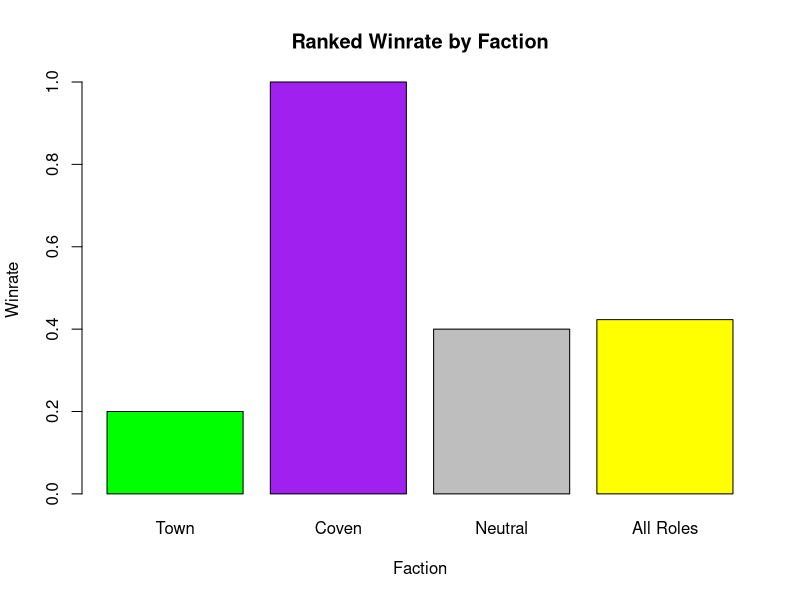
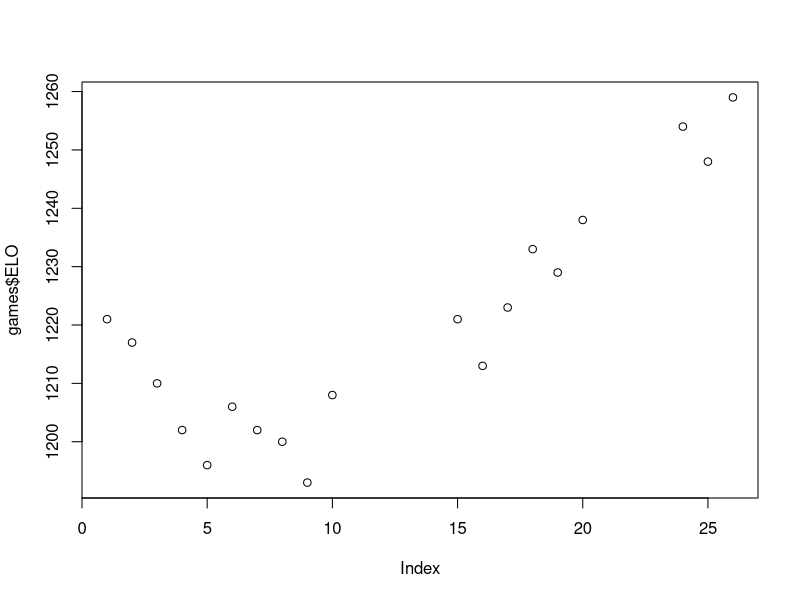
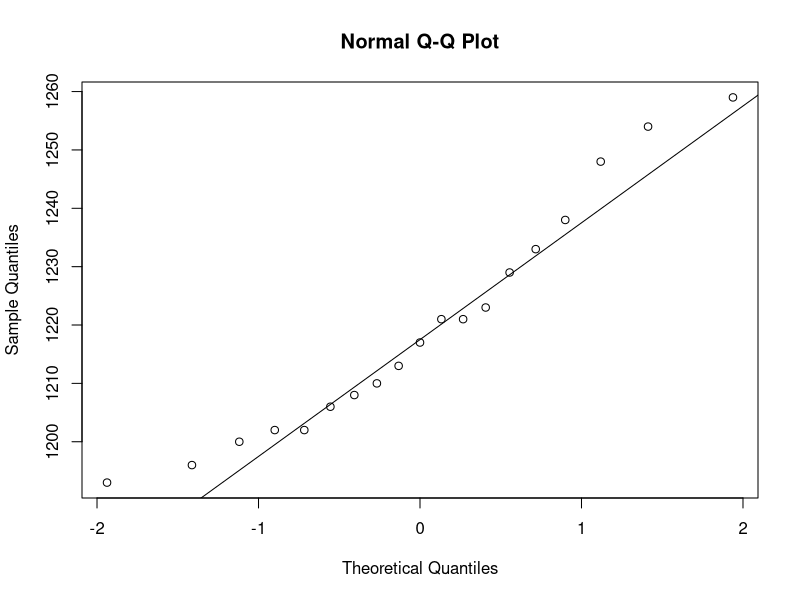

These figures' R source, in order:
setwd("C:/Users/jzlin/OneDrive/Documents/TOWN OF SALEM 2")

games <- read.csv("./tos_ranked - game_logs.csv")


ti_roles <- c("Coroner","Investigator","Lookout","Psychic","Seer","Sheriff","Spy","Tracker")
tp_roles <- c("Bodyguard","Cleric","Crusader","Trapper")
tpow_roles <- c("Jailor","Mayor","Monarch","Prosecutor")
tk_roles <- c("Deputy","Trickster","Veteran","Vigilante")
ts_roles <- c("Admirer","Amnesiac","Retributionist","Tavern Keeper")
town_roles <- c(ti_roles,tp_roles,tk_roles,ts_roles,tpow_roles)

cd_roles <- c("Dreamweaver","Enchanter","Illusionist","Medusa")
ck_roles <- c("Conjurer","Jinx","Ritualist")
cpow_roles <- c("Coven Leader","Hex Master","Witch")
cu_roles <- c("Necromancer","Poisoner","Potion Master","Voodoo Master","Wildling")
cov_roles <- c(cd_roles,ck_roles,cpow_roles,cu_roles)

na_roles <- c("Baker","Berserker","Plaguebearer","Soul Collector")
nk_roles <- c("Arsonist","Serial Killer","Shroud","Werewolf")
ne_roles <- c("Doomsayer","Executioner","Jester")
neut_roles <- c(na_roles,nk_roles,ne_roles)

total_games <- nrow(games)
total_wins <- sum(games$WINLOSS == "W")
total_wr <- total_wins/total_games

total_town_games <- sum(games$ROLE%in%town_roles)
total_town_wins <- sum(games$ROLE%in%town_roles & games$WINLOSS == "W")
town_wr <- total_town_wins/total_town_games

total_cov_games <- sum(games$ROLE%in%cov_roles)
total_cov_wins <- sum(games$ROLE%in%cov_roles & games$WINLOSS == "W")
cov_wr <- total_cov_wins/total_cov_games

total_neut_games <- sum(games$ROLE%in%neut_roles)
total_neut_wins <- sum(games$ROLE%in%neut_roles & games$WINLOSS == "W")
neut_wr <- total_neut_wins/total_neut_games

total_elo_gained <- tail(games$ELO,1) - head(games$ELO,1)
avg_elo_gained <- total_elo_gained/nrow(games)

barplot(c(town_wr,cov_wr,neut_wr,total_wr),
        main="Ranked Winrate by Faction",xlab="Faction",ylab="Winrate",
        names=c("Town","Coven","Neutral","All Roles"),col = c("green","purple","gray","yellow"))

plot(games$ELO,type="p")
qqnorm(games$ELO)
qqline(games$ELO)
